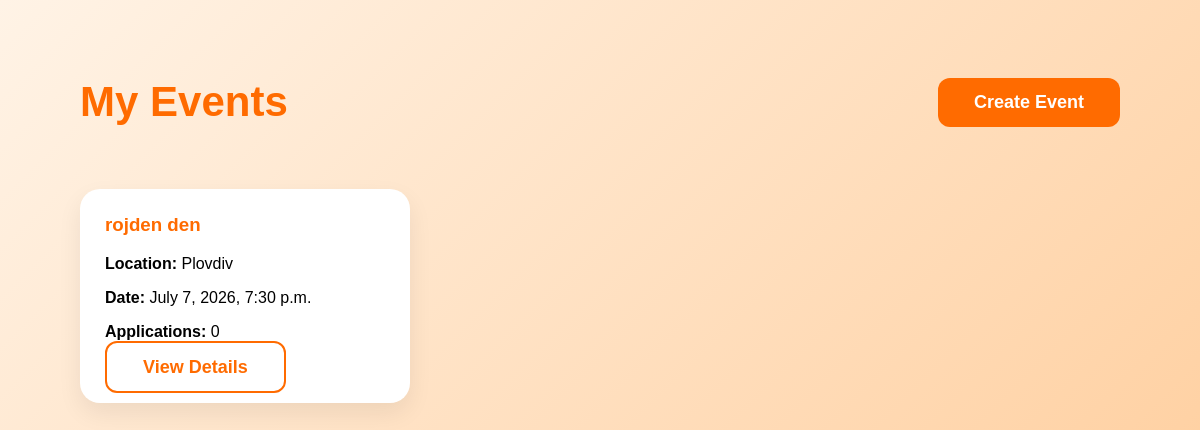
/events/my/ (signed in), run on an earlier commit of the app's database.
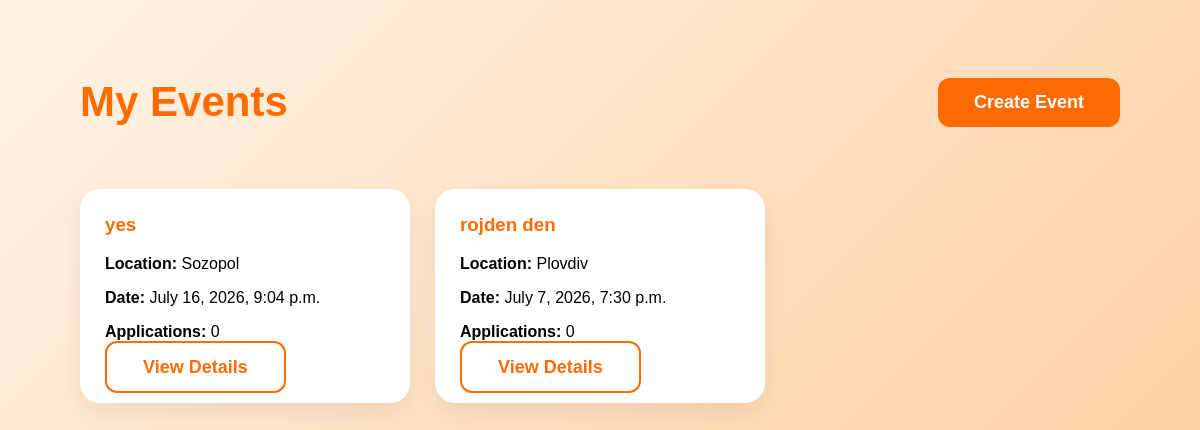
And on a later commit of the database.
### events/models.py (models this page shows, shortened)
class Event(models.Model):
    CATEGORY_CHOICES = [
        ("sport", "Sport"),
        ("party", "Party"),
        ("festival", "Festival"),
        ("hiking", "Hiking"),
        ("cinema", "Cinema"),
        ("concert", "Concert"),
        ("games", "Board Games"),
        ("other", "Other"),
    ]
    organizer = models.ForeignKey(
        User,
        on_delete=models.CASCADE,
        related_name="created_events"
    )
    title = models.CharField(max_length=100)
    description = models.TextField()
    category = models.CharField(
        max_length=50,
        choices=CATEGORY_CHOICES
    )
    location = models.CharField(max_length=150)
    date_time = models.DateTimeField()
    max_participants = models.PositiveIntegerField()
    is_adults_only = models.BooleanField(default=False)
    created_at = models.DateTimeField(auto_now_add=True)

### events/views.py (the view)
# urls.py: path("my/", views.my_events_view, name="my_events"),
@login_required
def my_events_view(request):
    events = Event.objects.filter(
        organizer=request.user
    ).order_by("-date_time")
    return render(
        request,
        "events/my_events.html",
        {
            "events": events
        }
    )

### events/templates/events/my_events.html
{% extends "base.html" %}
{% block content %}
<div class="page-container">
    <div class="page-header">
        <h1>My Events</h1>
        <a href="{% url 'create_event' %}" class="btn btn-primary">Create Event</a>
    </div>
    <div class="event-grid">
        {% for event in events %}
            <div class="event-card">
                <h3>{{ event.title }}</h3>
                <p><strong>Location:</strong> {{ event.location }}</p>
                <p><strong>Date:</strong> {{ event.date_time }}</p>
                <p><strong>Applications:</strong> {{ event.applications.count }}</p>
                <a href="{% url 'event_details' event.id %}" class="btn btn-outline">
                    View Details
                </a>
            </div>
        {% empty %}
            <div class="event-card">
                <h3>No events created yet</h3>
                <p>Create your first event and invite people to join.</p>
            </div>
        {% endfor %}
    </div>
</div>
{% endblock %}

What changed in the data, as far as the page shows it:
added Event: title "yes", location "Sozopol", date_time "July 16, 2026, 9:04 p.m.", applications.count "0"
